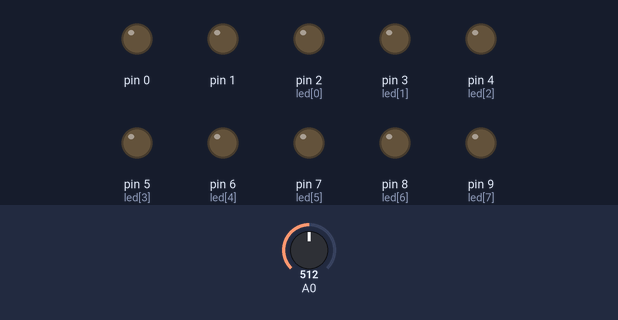
The sketch below on a simulated Arduino Uno, built for the host (arithmetic inside an expression is 32-bit, double 64-bit). Parts: output pins drawn as LEDs (lit = HIGH). The inputs (shaded band) are chosen by the test bench; at power-on: A0 = 512.

Above: at 1.2 s.
1.3 s: A0 set to 716
At 2.1 s:
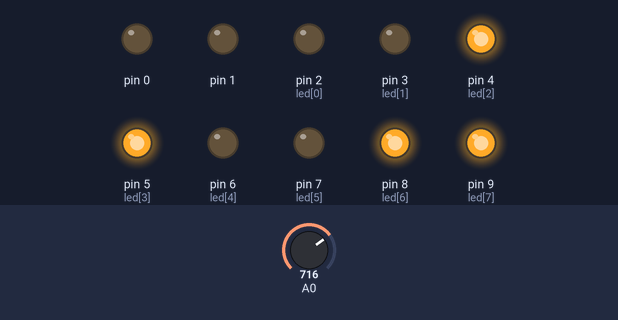
2.8 s: A0 set to 511
At 3.2 s:
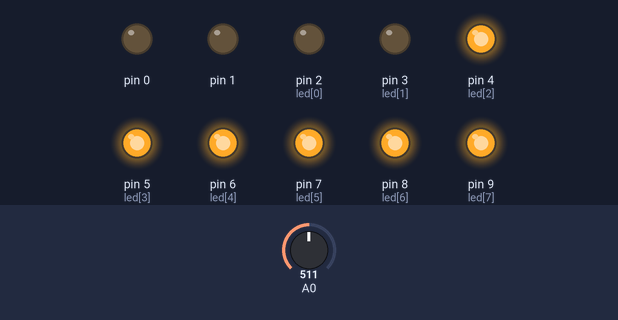
4.3 s: A0 set to 306
At 5.5 s:
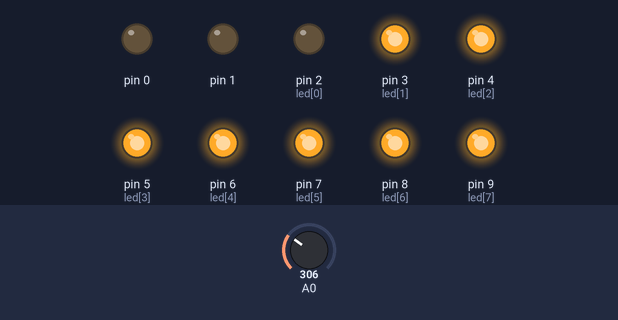
Timing chart, 0 to 7.3 s (numbered marks = the images above; inputs shaded):
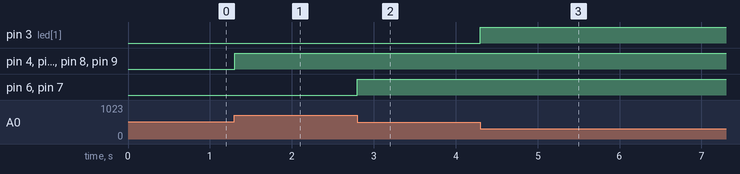

Measured:
- after the input at 1.3 s, pin 4 (led[2]), pin 5 (led[3]), pin 8 (led[6]), pin 9 (led[7]): LOW → HIGH at once
- after the input at 2.8 s, pin 6 (led[4]), pin 7 (led[5]): LOW → HIGH at once
- after the input at 4.3 s, pin 3 (led[1]): LOW → HIGH at once

The sketch:

sketch_nov18a.ino
```cpp
int dizi[10];
int led[10]={2,3,4,5,6,7,8,9,10,11};
int sayac=0;
void setup() {

   for(int i=0;i<10;i++){

    pinMode(i,OUTPUT);
   }
}

void loop() {
int okunan=analogRead(A0);

 while(okunan >= 1){

  dizi[sayac]=okunan%2;
  okunan=okunan/2;
  sayac++;


 }
 for(int x=0;x<10;x++){
    if(dizi[x]==1){
        digitalWrite(led[x],HIGH);
    }


 }

}
```
